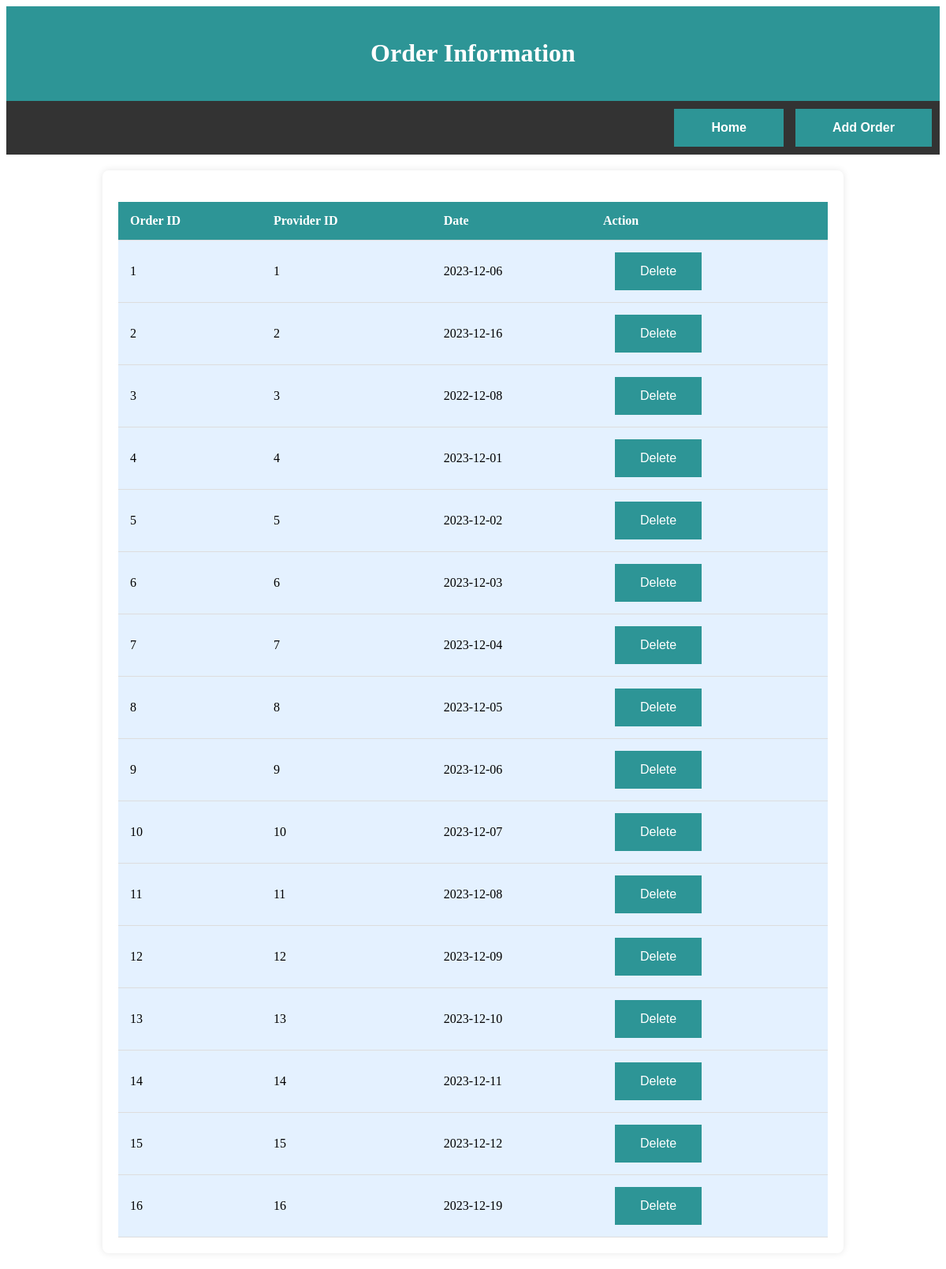
/Order.php, run on the app's committed database.
### tables this page shows
CREATE TABLE IF NOT EXISTS `ordeer` (
  `Order_ID` int NOT NULL,
  `Provider_ID` int NOT NULL,
  `Date` date NOT NULL,
  PRIMARY KEY (`Order_ID`)
);

### Order.php (the view, shortened to what this page needs)
<?php
$servername = "localhost";
$username = "root";
$password = "";
$dbname = "ims";
try
{
    $conn = new PDO("mysql:host=$servername;dbname=$dbname", $username, $password);
    $conn->setAttribute(PDO::ATTR_ERRMODE, PDO::ERRMODE_EXCEPTION);
    $stmt = $conn->query("SELECT * FROM ordeer");
    $Orders = $stmt->fetchAll(PDO::FETCH_ASSOC);
}
catch (PDOException $e)
{
    echo "Connection failed: " . $e->getMessage();
}
?>
<!DOCTYPE html>
<html lang="en">
<head>
    <link rel="stylesheet" href="1.css">
</head>
<body>
    <header>
        <h1>Order Information</h1>
    </header>
    <nav>
        <div class="right-section">
            <button><a href="1.html">Home</a></button>
             <button><a href="Add_Order.php">Add Order</a></button>
        </div>
    </nav>
    <div class="container">
        <?php if (!empty($Orders)): ?>
            <table>
                <thead>
                    <tr>
                        <th>Order ID</th>
                        <th>Provider ID</th>
                        <th>Date</th>
                        <th>Action</th>
                    </tr>
                </thead>
                <tbody>
                    <?php foreach ($Orders as $order): ?>
                        <tr>
                            <td><?= $order['Order_ID'] ?></td>
                            <td><?= $order['Provider_ID'] ?></td>
                            <td><?= $order['Date'] ?></td>
                            <td>
                                <form action="" method="post" style="display: inline-block;">
                                    <button type="submit" name="delete_order" onclick="return confirm('Are you sure?')">Delete</button>
                                </form>
                            </td>
                        </tr>
                    <?php endforeach; ?>
                </tbody>
            </table>
        <?php else: ?>
            <p>No Provider information available.</p>
        <?php endif; ?>
    </div>
</body>
</html>

### 1.css (style rules this page uses)
table { width: 100%; border-collapse: collapse; margin-top: 20px; background-color: #E4F1FF; }
th, td { padding: 15px; text-align: left; border-bottom: 1px solid #ddd; }
th { background-color: #2D9596; color: white; }
form { text-align: left; }
header { background-color: #2D9596; padding: 20px; color: white; text-align: center; }
button, .dropbtn, .dropdown-label { background-color: #2D9596; color: white; padding: 15px 32px; border: none; border-radius: 0px; cursor: pointer; font-size: 16px; margin-left: 15px; }
nav { background-color: #333; padding: 10px; display: flex; justify-content: flex-end; align-items: center; }
nav a { color: #fff; text-decoration: none; margin: 0 15px; font-weight: bold; }
.container { max-width: 900px; margin: 20px auto; background-color: white; padding: 20px; border-radius: 8px; box-shadow: 0 0 10px rgba(0, 0, 0, 0.1); text-align: center; }
.right-section { display: flex; align-items: center; justify-content: flex-end; font-weight: bold; color: #333; }

### data on the page
ordeer: Order_ID "1", Provider_ID "1", Date "2023-12-06"
ordeer: Order_ID "2", Provider_ID "2", Date "2023-12-16"
ordeer: Order_ID "3", Provider_ID "3", Date "2022-12-08"
ordeer: Order_ID "4", Provider_ID "4", Date "2023-12-01"
ordeer: Order_ID "5", Provider_ID "5", Date "2023-12-02"
ordeer: Order_ID "6", Provider_ID "6", Date "2023-12-03"
ordeer: Order_ID "7", Provider_ID "7", Date "2023-12-04"
ordeer: Order_ID "8", Provider_ID "8", Date "2023-12-05"
ordeer: Order_ID "9", Provider_ID "9", Date "2023-12-06"
ordeer: Order_ID "10", Provider_ID "10", Date "2023-12-07"
ordeer: Order_ID "11", Provider_ID "11", Date "2023-12-08"
ordeer: Order_ID "12", Provider_ID "12", Date "2023-12-09"
ordeer: Order_ID "13", Provider_ID "13", Date "2023-12-10"
ordeer: Order_ID "14", Provider_ID "14", Date "2023-12-11"
ordeer: Order_ID "15", Provider_ID "15", Date "2023-12-12"
ordeer: Order_ID "16", Provider_ID "16", Date "2023-12-19"
